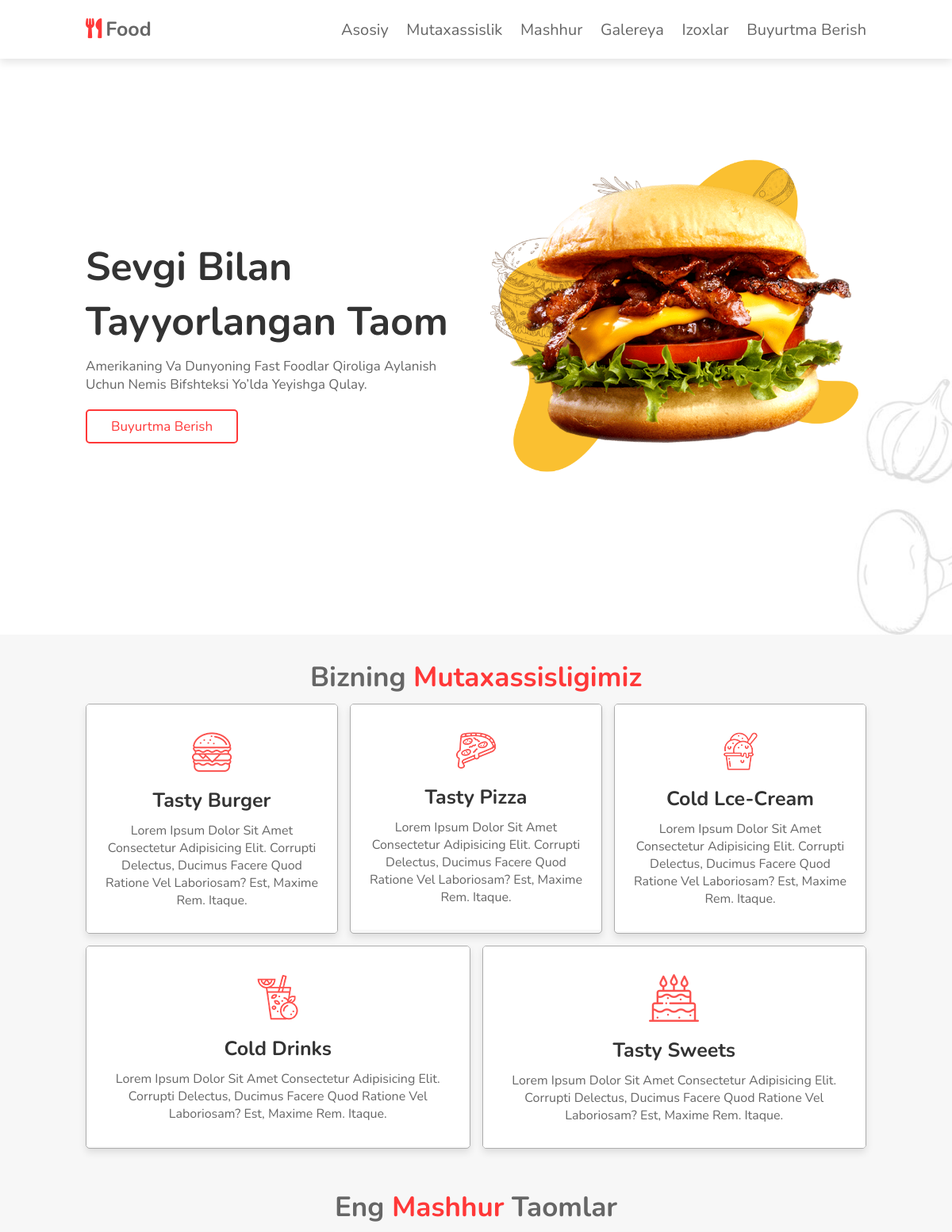
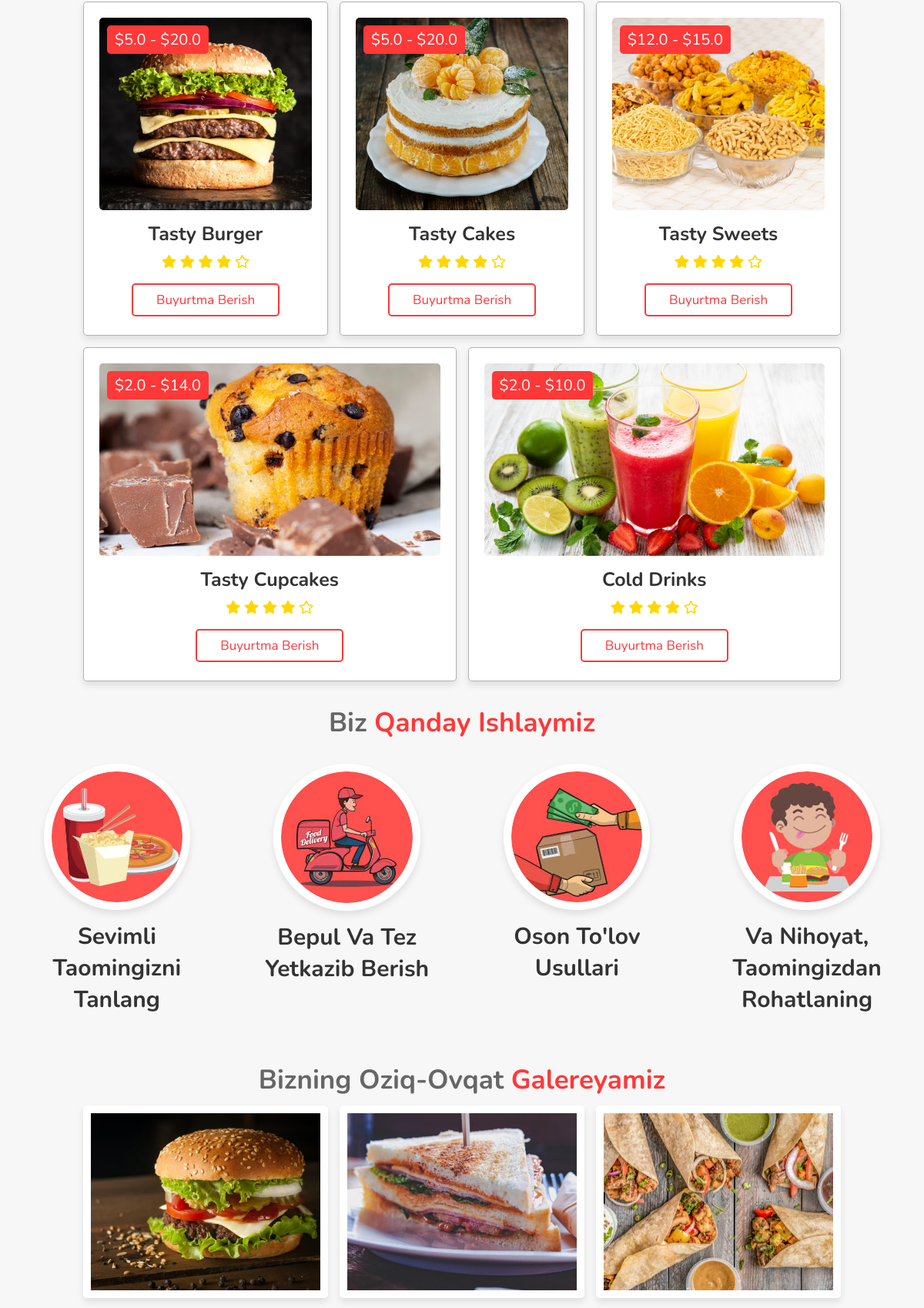
The page / (upper part) on the database its author committed (2 pictures, top to bottom).
### website/models.py (models this page shows, shortened)
class Our_Specialty(models.Model):
    title = models.CharField(max_length=50, null=True)
    info = models.TextField(max_length=255, null=True)
    icon = models.ImageField(upload_to="Icons/",  null=True)
    images = models.ImageField(upload_to="Images/",  null=True)
    data_created = models.DateTimeField(
        auto_now_add=True, null=True)
    class Meta:
        verbose_name = "Mutaxassisligimiz"
        verbose_name_plural = "Mutaxassisligimiz"

class Orders(models.Model):
    name = models.CharField(max_length=50, null=True)
    price_1 = models.FloatField(default=0.0, null=True)
    price_2 = models.FloatField(default=0.0, null=True)
    images = models.ImageField(upload_to="Images/",  null=True)
    data_created = models.DateTimeField(
        auto_now_add=True, null=True)
    class Meta:
        verbose_name = "Taomlar"
        verbose_name_plural = "Taomlar"

class Gallarey(models.Model):
    title = models.CharField(max_length=50, null=True)
    info = models.TextField(max_length=255, null=True)
    images = models.ImageField(upload_to="Images/",  null=True)
    data_created = models.DateTimeField(
        auto_now_add=True, null=True)
    class Meta:
        verbose_name = "Galareya"
        verbose_name_plural = "Galareya"

### website/views.py (the view)
# urls.py: path('', views.home, name='home')
def home(request):
    our_opecialty = Our_Specialty.objects.all()
    popular = Orders.objects.all()
    gallery = Gallarey.objects.all()
    comments = Comments.objects.all()
    form_order_now = Received_OrdersForm()
    context = {
        'our_opecialty':our_opecialty,
        'popular':popular,
        'gallery':gallery,
        'comments':comments,
        'form_order_now':form_order_now,
    }
    template_name = 'index.html'
    return render(request, template_name, context)

### templates/index.html (shortened to what this page needs)
{% extends 'base.html' %}
{% load static %}
{% block content %}
<header>
    <a href="#" class="logo"><i class="fas fa-utensils"></i>food</a>
    <nav class="navbar">
        <a href="#home">asosiy</a>
        <a href="#speciality">mutaxassislik</a>
        <a href="#popular">mashhur</a>
        <a href="#gallery">galereya</a>
        <a href="#review">izoxlar</a>
        <a href="#order">buyurtma berish</a>
    </nav>
</header>
<section class="home" id="home">
    <div class="content">
        <h3>Sevgi Bilan Tayyorlangan Taom</h3>
        <p>Amerikaning va dunyoning fast foodlar qiroliga aylanish uchun nemis bifshteksi yo’lda yeyishga qulay.</p>
        <a href="#" class="btn">Buyurtma berish</a>
    </div>
    <div class="image">
        <img src="{% static 'images/home-img.png' %}" alt="home-img.png">
    </div>
</section>
<section class="speciality" id="speciality">
    <h1 class="heading"> Bizning <span> Mutaxassisligimiz </span> </h1>
    <div class="box-container">
        {% for our_opecialty in our_opecialty %}
        <div class="box">
            <div class="content">
                <img src="{{ our_opecialty.icon.url }}" alt="Our opecialty icons">
                <h3>{{ our_opecialty.title }}</h3>
                <p>{{ our_opecialty.info }}</p>
            </div>
        </div>
        {% endfor %}
    </div>
</section>
{% include 'popular.html' %}
<div class="step-container">
    <h1 class="heading">Biz <span>Qanday ishlaymiz</span></h1>
    <section class="steps">
        <div class="box">
            <img src="{% static 'images/step-1.jpg' %}" alt="Step section">
            <h3>Sevimli Taomingizni Tanlang</h3>
        </div>
        <div class="box">
            <img src="{% static 'images/step-2.jpg' %}" alt="Step section">
            <h3>Bepul Va Tez Yetkazib Berish</h3>
        </div>
        <div class="box">
            <img src="{% static 'images/step-3.jpg' %}" alt="Step section">
            <h3>Oson To'lov Usullari</h3>
        </div>
        <div class="box">
            <img src="{% static 'images/step-4.jpg' %}" alt="Step section">
            <h3>Va Nihoyat, Taomingizdan Rohatlaning</h3>
        </div>
    </section>
</div>
{% include 'gallarey.html' %}
{% endblock %}

### templates/base.html (shortened to what this page needs)
{% load static %}
<!DOCTYPE html>
<html lang="en">
<head>
    <link rel="stylesheet" href="https://cdnjs.cloudflare.com/ajax/libs/font-awesome/5.15.3/css/all.min.css">
    <link rel="stylesheet" href="{% static 'css/style.css' %}">
</head>
<body>
    {% block content %}
    {% endblock %}
</body>
</html>

### templates/popular.html
<section class="popular" id="popular">
    <h1 class="heading"> Eng <span>Mashhur </span> Taomlar </h1>
    <div class="box-container">
        {% for popular in popular %}
        <div class="box">
            <span class="price"> ${{ popular.price_1 }} - ${{ popular.price_2 }} </span>
            <img src="{{ popular.images.url }} " alt="popular orders images">
            <h3>{{ popular.name }} </h3>
            <div class="stars">
                <i class="fas fa-star"></i>
                <i class="fas fa-star"></i>
                <i class="fas fa-star"></i>
                <i class="fas fa-star"></i>
                <i class="far fa-star"></i>
            </div>
            <a href="#" class="btn">Buyurtma berish</a>
        </div>
        {% endfor %}
    </div>
</section>

### templates/gallarey.html (shortened to what this page needs)
<section class="gallery" id="gallery">
    <h1 class="heading"> Bizning Oziq-Ovqat <span> Galereyamiz </span> </h1>
    <div class="box-container">
        {% for gallery in gallery %}
        <div class="box">
            <img src="{{ gallery.images.url }}" alt="Galarey images ">
            <div class="content">
            </div>
        </div>
        {% endfor %}
    </div>
</section>

### static/css/style.css (style rules this page uses)
:root { --red:#ff3838; }
* { font-family: 'Nunito', sans-serif; margin:0; padding:0; box-sizing: border-box; outline: none; border:none; text-decoration: none; text-transform: capitalize; transition:all .2s linear; }
html { font-size: 62.5%; overflow-x: hidden; scroll-behavior: smooth; scroll-padding-top: 6rem; }
body { background:#f7f7f7; }
section { padding:2rem 9%; }
.heading { text-align: center; font-size: 3.5rem; padding:1rem; color:#666; }
.heading span { color:var(--red); }
.btn { display: inline-block; padding:.8rem 3rem; border:.2rem solid var(--red); color:var(--red); cursor: pointer; font-size: 1.7rem; border-radius: .5rem; position: relative; overflow: hidden; z-index: 0; margin-top: 1rem; }
.btn::before { content: ''; position: absolute; top:0; right: 0; width:0%; height:100%; background:var(--red); transition: .3s linear; z-index: -1; }
header { position: fixed; top:0; left: 0; right:0; z-index: 1000; display: flex; align-items: center; justify-content: space-between; background:#fff; padding:2rem 9%; box-shadow: 0 .5rem 1rem rgba(0,0,0,.1); }
header .logo { font-size: 2.5rem; font-weight: bolder; color:#666; }
header .logo i { padding-right: .5rem; color:var(--red); }
header .navbar a { font-size: 2rem; margin-left: 2rem; color:#666; }
.home { display: flex; flex-wrap: wrap; gap:1.5rem; min-height: 100vh; align-items: center; background:url(../images/home-bg.jpg) no-repeat; background-size: cover; background-position: center; }
.home .content { flex:1 1 40rem; padding-top: 6.5rem; }
.home .image { flex:1 1 40rem; }
.home .image img { width:100%; padding:1rem; animation:float 3s linear infinite; }
.home .content h3 { font-size: 5rem; color:#333; }
.home .content p { font-size: 1.7rem; color:#666; padding:1rem 0; }
.speciality .box-container { display: flex; flex-wrap: wrap; gap:1.5rem; }
.speciality .box-container .box { flex:1 1 30rem; position: relative; overflow: hidden; box-shadow: 0 .5rem 1rem rgba(0,0,0,.1); border:.1rem solid rgba(0,0,0,.3); cursor: pointer; border-radius: .5rem; }
.speciality .box-container .box .content { text-align: center; background:#fff; padding:2rem; }
.speciality .box-container .box .content img { margin:1.5rem 0; }
.speciality .box-container .box .content h3 { font-size: 2.5rem; color:#333; }
.speciality .box-container .box .content p { font-size: 1.6rem; color:#666; padding:1rem 0; }
.popular .box-container { display: flex; flex-wrap: wrap; gap:1.5rem; }
.popular .box-container .box { padding:2rem; background:#fff; box-shadow: 0 .5rem 1rem rgba(0,0,0,.1); border:.1rem solid rgba(0,0,0,.3); border-radius: .5rem; text-align: center; flex:1 1 30rem; position: relative; }
.popular .box-container .box img { height:25rem; object-fit: cover; width:100%; border-radius: .5rem; }
.popular .box-container .box .price { position: absolute; top:3rem; left:3rem; background:var(--red); color:#fff; font-size: 2rem; padding:.5rem 1rem; border-radius: .5rem; }
.popular .box-container .box h3 { color:#333; font-size: 2.5rem; padding-top: 1rem; }
.popular .box-container .box .stars i { color:gold; font-size: 1.7rem; padding:1rem .1rem; }
.steps { display: flex; flex-wrap: wrap; gap:1.5rem; padding:1rem; }
.steps .box { flex:1 1 25rem; padding:1rem; text-align: center; }
.steps .box img { border-radius: 50%; border:1rem solid #fff; box-shadow: 0 .5rem 1rem rgba(0,0,0,.1); }
.steps .box h3 { font-size: 3rem; color:#333; padding:1rem; }
.gallery .box-container { display: flex; flex-wrap: wrap; gap:1.5rem; }
.gallery .box-container .box { height:25rem; flex:1 1 30rem; border:1rem solid #fff; box-shadow: 0 .5rem 1rem rgba(0,0,0,.1); border-radius: .5rem; position: relative; overflow: hidden; }
.gallery .box-container .box img { height:100%; width:100%; object-fit: cover; }
.gallery .box-container .box .content { position: absolute; top:-100%; left:0; height: 100%; width:100%; background:rgba(255,255,255,.9); padding:2rem; padding-top: 5rem; text-align: center; }

### rows shown on the page
Our_Specialty: icon (picture), title "Tasty Burger", info "Lorem Ipsum Dolor Sit Amet Consectetur Adipisicing Elit. Corrupti Delectus, Ducimus Facere Quod Ratione Vel Laboriosam? Est, Maxime Rem. Itaque."
Our_Specialty: icon (picture), title "Tasty Pizza", info "Lorem Ipsum Dolor Sit Amet Consectetur Adipisicing Elit. Corrupti Delectus, Ducimus Facere Quod Ratione Vel Laboriosam? Est, Maxime Rem. Itaque."
Our_Specialty: icon (picture), title "Cold Lce-Cream", info "Lorem Ipsum Dolor Sit Amet Consectetur Adipisicing Elit. Corrupti Delectus, Ducimus Facere Quod Ratione Vel Laboriosam? Est, Maxime Rem. Itaque."
Our_Specialty: icon (picture), title "Cold Drinks", info "Lorem Ipsum Dolor Sit Amet Consectetur Adipisicing Elit. Corrupti Delectus, Ducimus Facere Quod Ratione Vel Laboriosam? Est, Maxime Rem. Itaque."
Our_Specialty: icon (picture), title "Tasty Sweets", info "Lorem Ipsum Dolor Sit Amet Consectetur Adipisicing Elit. Corrupti Delectus, Ducimus Facere Quod Ratione Vel Laboriosam? Est, Maxime Rem. Itaque."
Orders: price_1 "5.0", price_2 "20.0", images (picture), name "Tasty Burger"
Orders: price_1 "5.0", price_2 "20.0", images (picture), name "Tasty Cakes"
Orders: price_1 "12.0", price_2 "15.0", images (picture), name "Tasty Sweets"
Orders: price_1 "2.0", price_2 "14.0", images (picture), name "Tasty Cupcakes"
Orders: price_1 "2.0", price_2 "10.0", images (picture), name "Cold Drinks"
Gallarey: images (picture)
Gallarey: images (picture)
Gallarey: images (picture)
